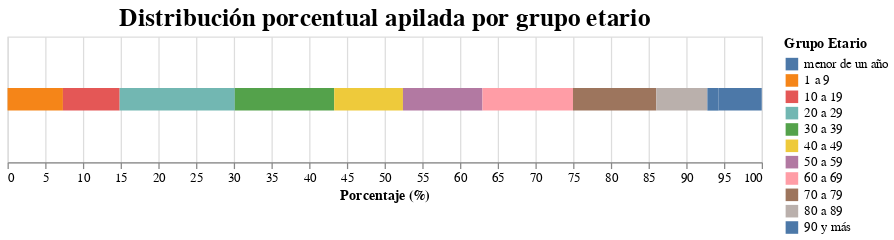

Notebook code cell kept with this figure:
### Code cell
import pandas as pd
import altair as alt

# Carga y prepara los datos (igual que antes)
df = pd.read_excel('01_conteo_simple.xlsx')
df.columns = df.columns.str.strip().str.upper()
df = df[['GRUPO_EDAD', 'COUNT']]
df_grouped = df.groupby('GRUPO_EDAD', as_index=False)['COUNT'].sum()

total = df_grouped['COUNT'].sum()
df_grouped['PORCENTAJE'] = (df_grouped['COUNT'] / total) * 100

orden = [
    "menor de un año",
    "1 a 9",
    "10 a 19",
    "20 a 29",
    "30 a 39",
    "40 a 49",
    "50 a 59",
    "60 a 69",
    "70 a 79",
    "80 a 89",
    "90 y más",
]

chart = alt.Chart(df_grouped).mark_bar().encode(
    x=alt.X('sum(PORCENTAJE):Q', stack='zero', title='Porcentaje (%)'),
    y=alt.value(50),  # Altura fija para que sea una barra horizontal
    color=alt.Color(
        'GRUPO_EDAD:N',
        legend=alt.Legend(title='Grupo Etario'),
        sort=orden  # Aquí aplicamos el orden personalizado
    ),
    tooltip=[alt.Tooltip('GRUPO_EDAD:N', title='Grupo Etario'),
             alt.Tooltip('PORCENTAJE:Q', format='.1f', title='Porcentaje (%)')]
).properties(
    width=600,
    height=100,
    title='Distribución porcentual apilada por grupo etario'
).configure_title(
    fontSize=20,
    anchor='middle'
)

chart

### Figure 1 — Vega-Lite specification as saved in the notebook (floating-point values rounded to 4 significant figures)
{"config": {"view": {"continuousWidth": 300, "continuousHeight": 300}, "title": {"anchor": "middle", "fontSize": 20}}, "data": {"name": "data-131cd34004f8d166413f475c7e7e5786"}, "mark": {"type": "bar"}, "encoding": {"color": {"field": "GRUPO_EDAD", "legend": {"title": "Grupo Etario"}, "sort": ["menor de un año", "1 a 9", "10 a 19", "20 a 29", "30 a 39", "40 a 49", "50 a 59", "60 a 69", "70 a 79", "80 a 89", "90 y más"], "type": "nominal"}, "tooltip": [{"field": "GRUPO_EDAD", "title": "Grupo Etario", "type": "nominal"}, {"field": "PORCENTAJE", "format": ".1f", "title": "Porcentaje (%)", "type": "quantitative"}], "x": {"aggregate": "sum", "field": "PORCENTAJE", "stack": "zero", "title": "Porcentaje (%)", "type": "quantitative"}, "y": {"value": 50}}, "height": 100, "title": "Distribución porcentual apilada por grupo etario", "width": 600, "$schema": "https://vega.github.io/schema/vega-lite/v5.20.1.json", "datasets": {"data-131cd34004f8d166413f475c7e7e5786": [{"GRUPO_EDAD": "1 a 9", "COUNT": 650935, "PORCENTAJE": 7.343}, {"GRUPO_EDAD": "10 a 19", "COUNT": 666897, "PORCENTAJE": 7.523}, {"GRUPO_EDAD": "20 a 29", "COUNT": 1353413, "PORCENTAJE": 15.27}, {"GRUPO_EDAD": "30 a 39", "COUNT": 1168214, "PORCENTAJE": 13.18}, {"GRUPO_EDAD": "40 a 49", "COUNT": 808005, "PORCENTAJE": 9.115}, {"GRUPO_EDAD": "50 a 59", "COUNT": 934634, "PORCENTAJE": 10.54}, {"GRUPO_EDAD": "60 a 69", "COUNT": 1063765, "PORCENTAJE": 12.0}, {"GRUPO_EDAD": "70 a 79", "COUNT": 979235, "PORCENTAJE": 11.05}, {"GRUPO_EDAD": "80 a 89", "COUNT": 600409, "PORCENTAJE": 6.773}, {"GRUPO_EDAD": "90 y más", "COUNT": 132850, "PORCENTAJE": 1.499}, {"GRUPO_EDAD": "menor de un año", "COUNT": 506310, "PORCENTAJE": 5.712}]}}
